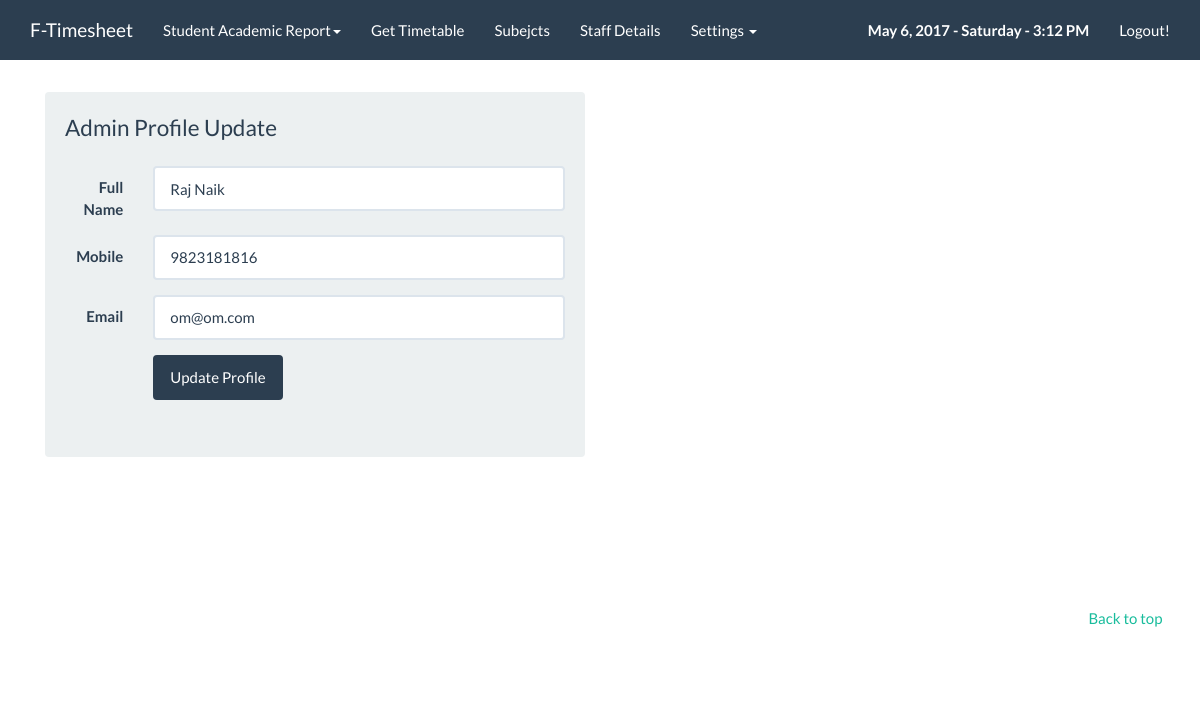
/manageprofile.php (signed in), run on the app's committed database.
### tables this page shows
CREATE TABLE IF NOT EXISTS `users` (
  `UserId` int(10) NOT NULL AUTO_INCREMENT,
  `FullName` varchar(100) NOT NULL,
  `Email` varchar(50) NOT NULL,
  `Mobile` varchar(10) NOT NULL,
  `Password` varchar(50) NOT NULL,
  `DepartmentId` varchar(50) NOT NULL,
  `UserRole` varchar(10) NOT NULL,
  `UserStatus` varchar(10) NOT NULL,
  PRIMARY KEY (`UserId`),
  UNIQUE KEY `Email` (`Email`)
);

### manageprofile.php (the view, shortened to what this page needs)
<?PHP
include("config.php");
$GetUser = "SELECT * from users where UserId=".$_SESSION['UserId']."";
$FetchUser = mysqli_query($conn,$GetUser);
$FetchUser = mysqli_fetch_array($FetchUser);
?><!DOCTYPE html>
<html lang="en">
  <head>
    <link rel="stylesheet" href="css/bootstrap.css" media="screen">
    <link rel="stylesheet" href="css/custom.min.css">
<body>
    <div class="navbar navbar-default navbar-fixed-top">
      <div class="container">
        <div class="navbar-header">
          <a href="index.php" class="navbar-brand">F-Timesheet</a>
        </div>
        <div class="navbar-collapse collapse" id="navbar-main">
        <ul class="nav navbar-nav">
         <li class="dropdown">
          <a href="#" class="dropdown-toggle" data-toggle="dropdown" role="button" aria-expanded="false">Student Academic Report<span class="caret"></span></a>
        </li>
			<li>
              <a href="timetableget.php">Get Timetable</a>
            </li>
			<li>
              <a href="subjectsget.php">Subejcts</a>
            </li>
		 <li>
              <a href="staffdetails.php">Staff Details</a>
            </li>
		<li class="dropdown">
          <a href="#" class="dropdown-toggle" data-toggle="dropdown" role="button" aria-expanded="false">Settings <span class="caret"></span></a>
        </li>
          </ul>
          <ul class="nav navbar-nav navbar-right">
            <li style="text-decoration:none;"><a><span id="date_time"></span></a>
            <script type="text/javascript">window.onload = date_time('date_time');</script></li>
			 <li>
              <a href="logout.php">Logout!</a>
            </li>
          </ul>
        </div>
      </div>
    </div>
    <div class="container">
      <div class="page-header" id="banner">
  <div class="col-lg-6">
	 <div class="well bs-component">
	 <form class="form-horizontal" onsubmit="return verify2();" id="infoForm2" method="POST" >
  <fieldset>
    <legend>Admin Profile Update</legend>
    <div class="form-group">
      <label for="inputPassword" class="col-lg-2 control-label">Full Name</label>
      <div class="col-lg-10">
        <input class="form-control" id="inputPassword" placeholder="Enter Full Name" value="<?=$FetchUser['FullName'];?>" type="text" name="fullname" maxlength="100" required>
         </div>
    </div>
     <div class="form-group">
      <label for="inputPassword" class="col-lg-2 control-label">Mobile</label>
      <div class="col-lg-10">
        <input class="form-control" id="inputPassword" pattern="[0-9]{10}" placeholder="Enter Valid Mobile Number" value="<?=$FetchUser['Mobile'];?>" type="text" name="mobile" maxlength="10" required>
         </div>
    </div>
     <div class="form-group">
      <label for="inputPassword" class="col-lg-2 control-label">Email</label>
      <div class="col-lg-10">
        <input class="form-control" id="inputPassword" placeholder="Enter Valid Email" type="email" value="<?=$FetchUser['Email'];?>" name="email" maxlength="50" required>
         </div>
    </div>
    <div class="form-group">
      <div class="col-lg-10 col-lg-offset-2">
        <button type="submit" class="btn btn-primary">Update Profile</button>
		<br><br><div id="show2" style="color:red; font-weight:bold;"></div>
      </div>
    </div>
  </fieldset>
</form>
</div></div>
		  </div>
      <footer> <br><br> <br><br> <br><br>  <br><br>
        <div class="row">
		<ul class="list-unstyled">
              <li class="pull-right"><a href="#top">Back to top</a></li>
			  </ul>
        </div>
      </footer>
    </div>
 </body>
</html>

### data on the page
users: fullname "Raj Naik", mobile "9823181816", email "om@om.com"
